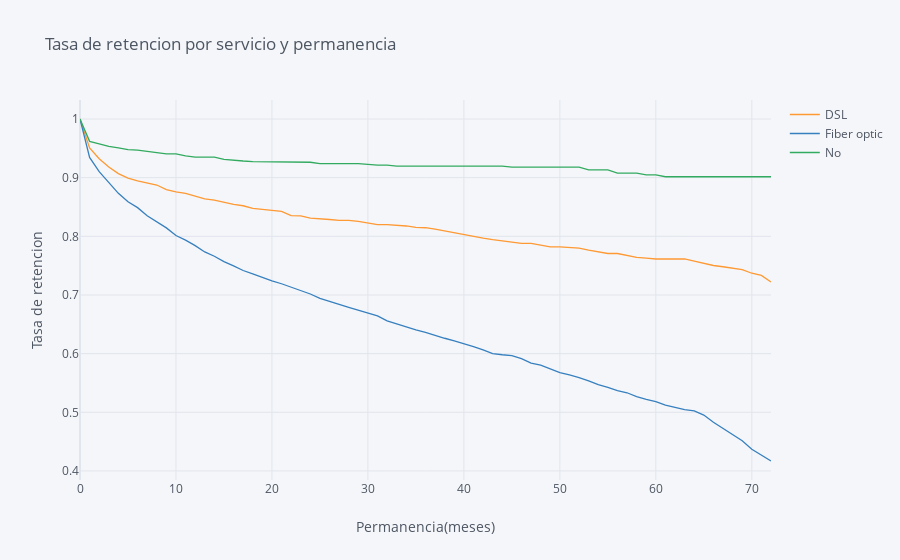

Notebook code cell kept with this figure:
### Code cell
rates=survival(data, 'InternetService', 'tenure', 'ChurnBinary')

rates.iplot(kind='line', xTitle='Permanencia(meses)', yTitle='Tasa de retencion',
            title='Tasa de retencion por servicio y permanencia')
